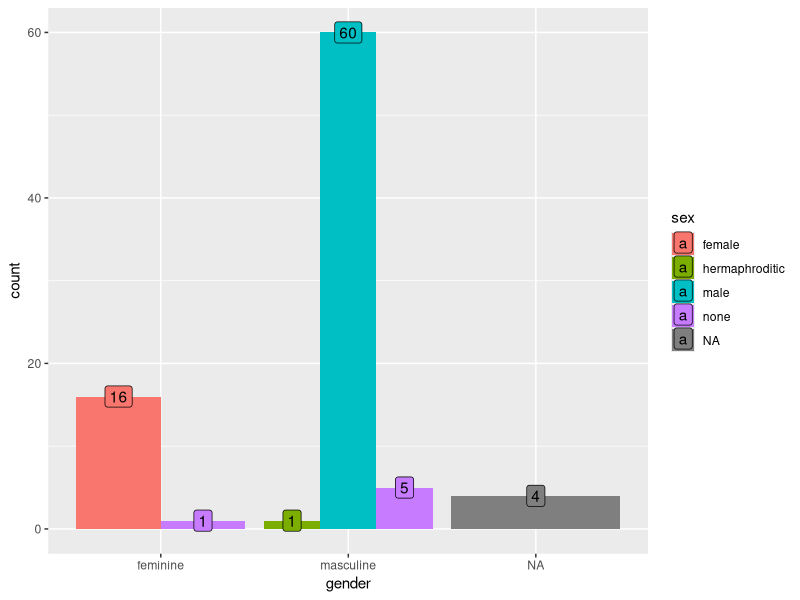

Here is the R script that generated this plot:
#23-0307 tue 21:29

#
library(tidyverse)

starwars
ggplot(data = starwars, aes(x = gender, 
                            fill = sex)) + 
  geom_bar(stat = "count", 
           position = "dodge") +
  geom_label(aes(label = stat(count), group = sex), 
            stat = "count", 
            position = position_dodge(width = .9))
